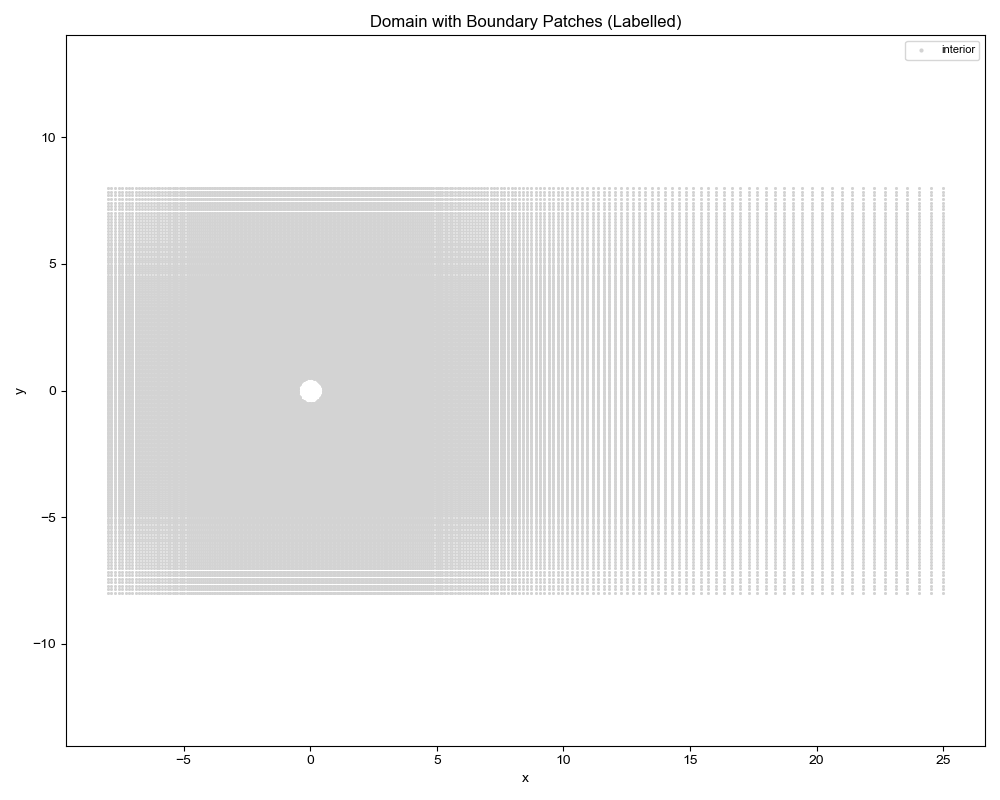

Source code (Python):


import numpy as np
import matplotlib.pyplot as plt
import glob
import os

# --------------------------------
# 1. Load coordinates
# --------------------------------
coords = np.load("coords.npy")   # interior points

# --------------------------------
# 2. Load patch points
# --------------------------------
patch_files = sorted(glob.glob("patch_*.npy"))

# patch 이름 파싱
patch_names = [os.path.splitext(os.path.basename(pf))[0].replace("patch_", "") for pf in patch_files]
patch_points = [np.load(pf) for pf in patch_files]

# --------------------------------
# 3. Plot
# --------------------------------
plt.figure(figsize=(10, 8))

# interior points
plt.scatter(coords[:, 0], coords[:, 1], s=1, color="lightgray", label="interior")

# each patch
cmap = plt.get_cmap("tab10", len(patch_points))

for i, (name, pts) in enumerate(zip(patch_names, patch_points)):
    plt.scatter(pts[:, 0], pts[:, 1], s=5, color=cmap(i), label=name)
    # 중심점(centroid) 위치에 patch 이름 라벨링
    cx, cy = pts.mean(axis=0)
    plt.text(cx, cy, name, fontsize=9, ha="center", va="center")

plt.axis("equal")
plt.xlabel("x")
plt.ylabel("y")
plt.title("Domain with Boundary Patches (Labelled)")
plt.legend(markerscale=2, fontsize=8, loc="best")
plt.tight_layout()
plt.savefig('plot_patch.png')
